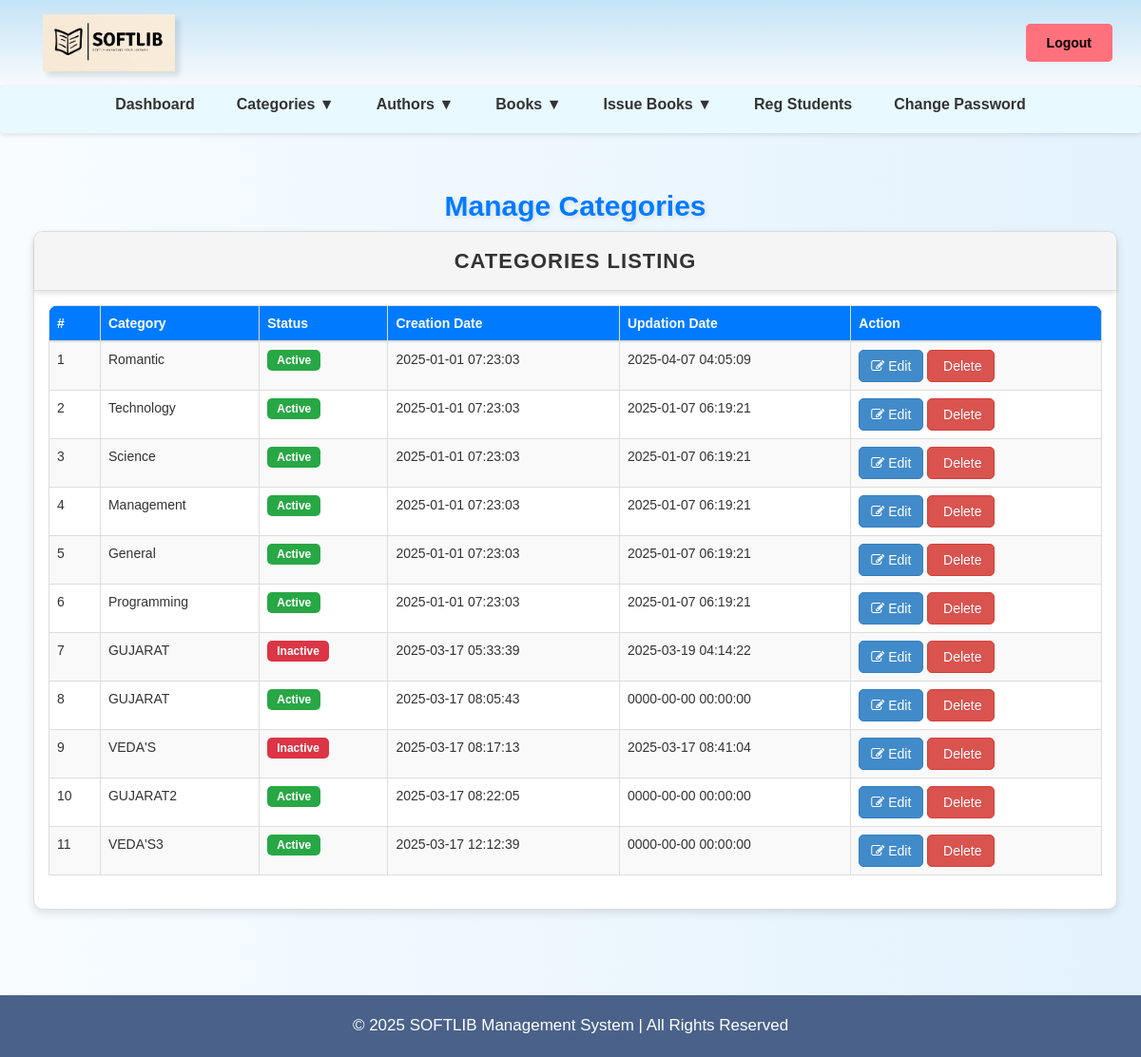
The page /admin/manage-categories.php (signed in) on the database as committed earlier.
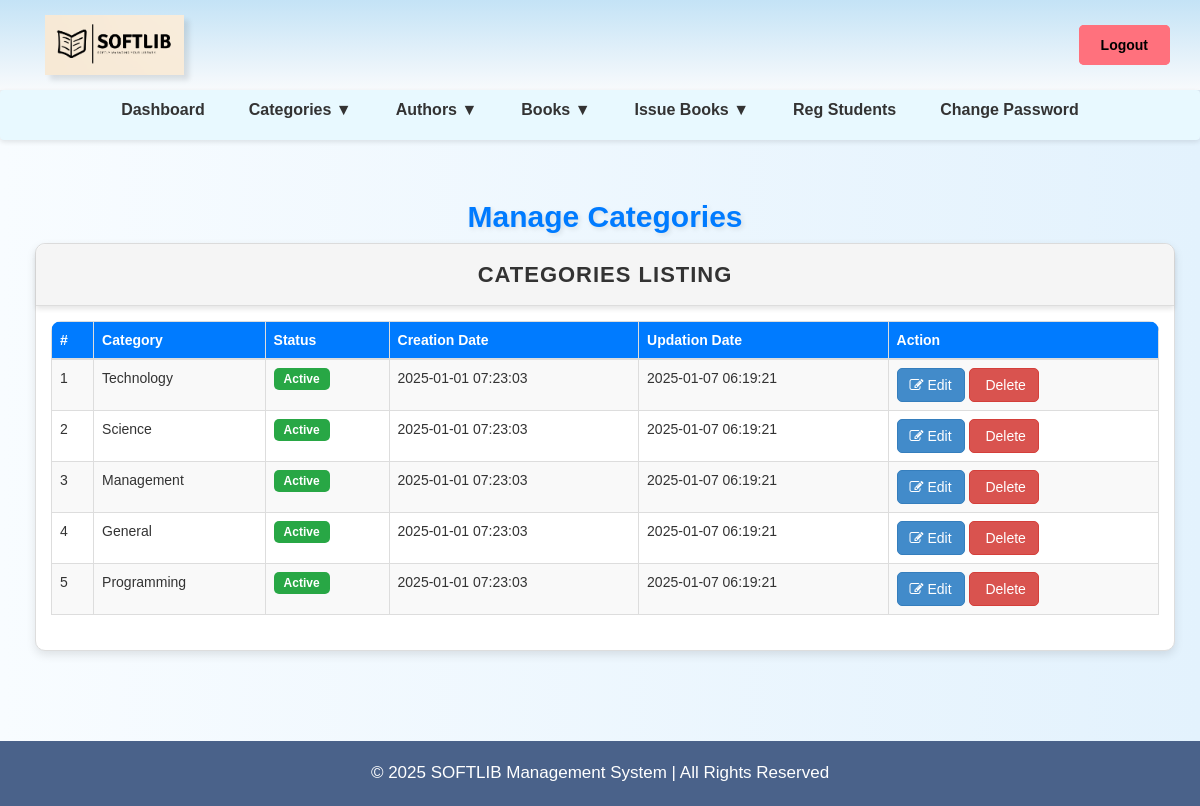
The same page on the database as committed later.
### tables this page shows
CREATE TABLE `tblcategory` (
  `id` int(11) NOT NULL,
  `CategoryName` varchar(150) DEFAULT NULL,
  `Status` int(1) DEFAULT NULL,
  `CreationDate` timestamp NULL DEFAULT current_timestamp(),
  `UpdationDate` timestamp NULL DEFAULT '0000-00-00 00:00:00' ON UPDATE current_timestamp()
);

### admin/manage-categories.php (the view, shortened to what this page needs)
<?php
include('includes/config.php');
if(strlen($_SESSION['alogin'])==0)
{
    header('location:index.php');
}
else{
?>
<!DOCTYPE html>
<html>
<head>
    <link href="assets/css/bootstrap.css" rel="stylesheet" />
    <link href="assets/css/font-awesome.css" rel="stylesheet" />
    <link href="assets/js/dataTables/dataTables.bootstrap.css" rel="stylesheet" />
    <link href="assets/css/style.css" rel="stylesheet" />
</head>
<body>
    <?php include('includes/header.php'); ?>
    <div class="content-wrapper">
        <div class="container">
            <div class="row pad-botm">
                <div class="col-md-12 text-center">
                    <h2 class="header-line" style="font-weight: bold; color: #007bff; text-shadow: 2px 2px 5px rgba(0, 0, 0, 0.1);">
                        Manage Categories
                    </h2>
                </div>
            </div>
            <div class="row">
                <div class="col-md-12">
                    <div class="panel panel-default">
                        <div class="panel-heading">Categories Listing</div>
                        <div class="panel-body">
                            <div class="table-responsive">
                                <table class="table table-striped table-bordered table-hover" id="dataTables-example">
                                    <thead>
                                        <tr>
                                            <th>#</th>
                                            <th>Category</th>
                                            <th>Status</th>
                                            <th>Creation Date</th>
                                            <th>Updation Date</th>
                                            <th>Action</th>
                                        </tr>
                                    </thead>
                                    <tbody>
                                    <?php
                                    $sql = "SELECT * from tblcategory";
                                    $query = $dbh -> prepare($sql);
                                    $query->execute();
                                    $results=$query->fetchAll(PDO::FETCH_OBJ);
                                    $cnt=1;
                                    if($query->rowCount() > 0)
                                    {
                                        foreach($results as $result) { ?>
                                        <tr>
                                            <td><?php echo htmlentities($cnt); ?></td>
                                            <td><?php echo htmlentities($result->CategoryName); ?></td>
                                            <td><?php echo ($result->Status==1) ? '<span class="badge badge-active">Active</span>' : '<span class="badge badge-inactive">Inactive</span>'; ?></td>
                                            <td><?php echo htmlentities($result->CreationDate); ?></td>
                                            <td><?php echo htmlentities($result->UpdationDate); ?></td>
                                            <td>
                                                <a href="edit-category.php?catid=<?php echo htmlentities($result->id); ?>" class="btn btn-primary btn-custom"><i class="fa fa-edit"></i> Edit</a>
                                                <a href="manage-categories.php?del=<?php echo htmlentities($result->id); ?>" onclick="return confirm('Are you sure you want to delete?');" class="btn btn-danger btn-custom"><i class="fa fa-trash"></i> Delete</a>
                                            </td>
                                        </tr>
                                    <?php $cnt++; } } ?>
                                    </tbody>
                                </table>
                            </div>
                        </div>
                    </div>
                </div>
            </div>
        </div>
    </div>
    <?php include('includes/footer.php'); ?>
</body>
</html>
<?php } ?>

Rows that differ between the two databases and show on the page:
removed tblcategory: CategoryName "Romantic", Status "Active", CreationDate "2025-01-01 07:23:03", UpdationDate "2025-04-07 04:05:09"
removed tblcategory: CategoryName "GUJARAT", Status "Inactive", CreationDate "2025-03-17 05:33:39", UpdationDate "2025-03-19 04:14:22"
removed tblcategory: CategoryName "GUJARAT", Status "Active", CreationDate "2025-03-17 08:05:43", UpdationDate "0000-00-00 00:00:00"
removed tblcategory: CategoryName "VEDA'S", Status "Inactive", CreationDate "2025-03-17 08:17:13", UpdationDate "2025-03-17 08:41:04"
removed tblcategory: CategoryName "GUJARAT2", Status "Active", CreationDate "2025-03-17 08:22:05", UpdationDate "0000-00-00 00:00:00"
removed tblcategory: CategoryName "VEDA'S3", Status "Active", CreationDate "2025-03-17 12:12:39", UpdationDate "0000-00-00 00:00:00"
